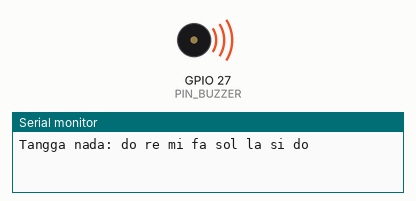
This sketch was run on a simulated ESP32. On the bench: buzzer (waves = sounding), the last lines printed to the serial monitor.

Above: at 0.1 s.
At 9.6 s:
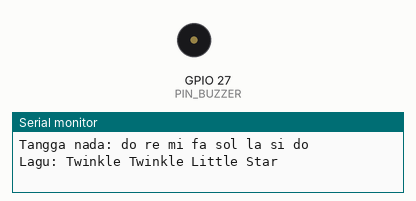
Timing chart, 0 to 11.1 s (numbered marks = the images above):
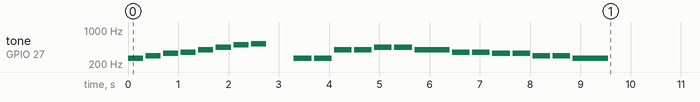

The sketch:

modul05_buzzer_nada.ino
```cpp
// Modul 5 - Praktik 4: buzzer pasif memainkan nada
// Buzzer pasif di D27 (lewat resistor 220 ohm). Tinggi nada = frekuensi PWM.

const int PIN_BUZZER = 27;  // buzzer (peta pin kanonik)

// Frekuensi tangga nada (Hz), oktaf ke-4
const int DO = 262;
const int RE = 294;
const int MI = 330;
const int FA = 349;
const int SOL = 392;
const int LA = 440;
const int SI = 494;
const int DO_TINGGI = 523;

// "Twinkle Twinkle Little Star" (lagu rakyat, domain publik): nada dan panjangnya (dalam ketukan)
const int LAGU[] = {DO, DO, SOL, SOL, LA, LA, SOL, FA, FA, MI, MI, RE, RE, DO};
const int KETUKAN[] = {1, 1, 1, 1, 1, 1, 2, 1, 1, 1, 1, 1, 1, 2};
const int JUMLAH_NADA = 14;
const int SATU_KETUKAN = 350;  // milidetik

// Membunyikan satu nada selama lamaMs milidetik, lalu diam sebentar.
void bunyikan(int frekuensi, int lamaMs) {
  ledcWriteTone(PIN_BUZZER, frekuensi);  // mulai berbunyi pada frekuensi ini
  delay(lamaMs);
  ledcWriteTone(PIN_BUZZER, 0);          // frekuensi 0 = diam
  delay(50);                             // jeda pendek supaya dua nada sama tetap terdengar terpisah
}

void setup() {
  Serial.begin(115200);
  ledcAttach(PIN_BUZZER, 1000, 10);  // siapkan PWM di D27; frekuensinya diganti untuk tiap nada

  Serial.println("Tangga nada: do re mi fa sol la si do");
  int tangga[] = {DO, RE, MI, FA, SOL, LA, SI, DO_TINGGI};
  for (int i = 0; i < 8; i++) {
    bunyikan(tangga[i], 300);
  }
  delay(500);

  Serial.println("Lagu: Twinkle Twinkle Little Star");
  for (int i = 0; i < JUMLAH_NADA; i++) {
    bunyikan(LAGU[i], KETUKAN[i] * SATU_KETUKAN);
  }
  Serial.println("Selesai. Tekan tombol EN di papan untuk mendengarkan lagi.");
}

void loop() {
  // sengaja kosong: lagunya cukup dimainkan sekali di setup()
}
```
